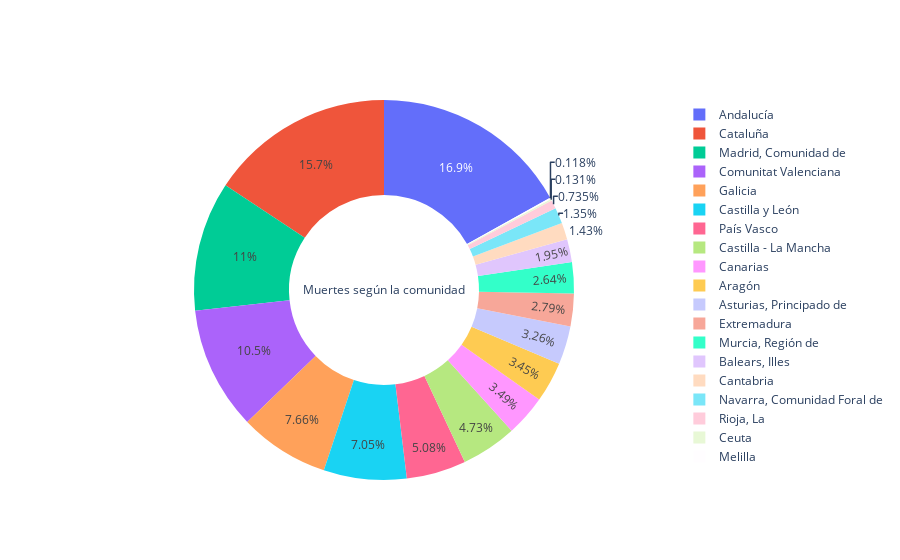

Notebook code cell kept with this figure:
### Code cell
fig = go.Figure(data=[go.Pie(labels = total['Comunidades autónomas'], values = total['Total'], hole = 0.5, title = 'Muertes según la comunidad')])
iplot(fig)

fig.write_html(os.path.join(os.path.dirname(os.path.dirname(os.path.abspath('file'))), 'data', 'pie_com.html'))

### Figure 1 — Plotly figure (JSON) as saved in the notebook; plotly's stock layout.template omitted (floating-point values rounded to 4 significant figures)
{"data": [{"hole": 0.5, "labels": ["Melilla", "Ceuta", "Rioja, La", "Navarra, Comunidad Foral de", "Cantabria", "Balears, Illes", "Murcia, Región de", "Extremadura", "Asturias, Principado de", "Aragón", "Canarias", "Castilla - La Mancha", "País Vasco", "Castilla y León", "Galicia", "Comunitat Valenciana", "Madrid, Comunidad de", "Cataluña", "Andalucía"], "title": {"text": "Muertes según la comunidad"}, "type": "pie", "values": [10135, 11312, 63219, 116556, 122856, 167660, 227146, 239942, 280257, 297011, 300460, 406826, 436899, 606571, 659426, 901842, 948758, 1351976, 1457698]}], "layout": {}}
